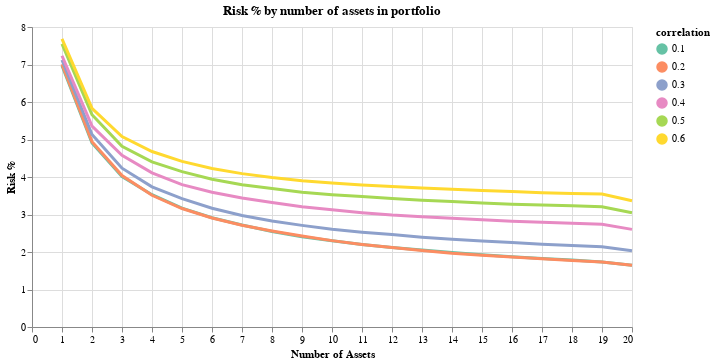

Notebook source saved alongside this figure:
### Code cell
plot_risk_level(simulated_data, 7)

### Figure 1 — Vega-Lite specification as saved in the notebook (floating-point values rounded to 4 significant figures)
{"$schema": "https://vega.github.io/schema/vega-lite/v2.6.0.json", "config": {"view": {"height": 300, "width": 400}}, "datasets": {"data-6f13e33bff392325c6b3859e80411ddc": [{"correlation": 0.1, "num_assets": 1, "risk": 6.965, "risk_level": 7}, {"correlation": 0.2, "num_assets": 1, "risk": 7.008, "risk_level": 7}, {"correlation": 0.3, "num_assets": 1, "risk": 7.119, "risk_level": 7}, {"correlation": 0.4, "num_assets": 1, "risk": 7.233, "risk_level": 7}, {"correlation": 0.5, "num_assets": 1, "risk": 7.549, "risk_level": 7}, {"correlation": 0.6, "num_assets": 1, "risk": 7.681, "risk_level": 7}, {"correlation": 0.1, "num_assets": 2, "risk": 4.907, "risk_level": 7}, {"correlation": 0.2, "num_assets": 2, "risk": 4.943, "risk_level": 7}, {"correlation": 0.3, "num_assets": 2, "risk": 5.133, "risk_level": 7}, {"correlation": 0.4, "num_assets": 2, "risk": 5.359, "risk_level": 7}, {"correlation": 0.5, "num_assets": 2, "risk": 5.661, "risk_level": 7}, {"correlation": 0.6, "num_assets": 2, "risk": 5.829, "risk_level": 7}, {"correlation": 0.1, "num_assets": 3, "risk": 4.013, "risk_level": 7}, {"correlation": 0.2, "num_assets": 3, "risk": 4.039, "risk_level": 7}, {"correlation": 0.3, "num_assets": 3, "risk": 4.235, "risk_level": 7}, {"correlation": 0.4, "num_assets": 3, "risk": 4.578, "risk_level": 7}, {"correlation": 0.5, "num_assets": 3, "risk": 4.817, "risk_level": 7}, {"correlation": 0.6, "num_assets": 3, "risk": 5.08, "risk_level": 7}, {"correlation": 0.1, "num_assets": 4, "risk": 3.527, "risk_level": 7}, {"correlation": 0.2, "num_assets": 4, "risk": 3.513, "risk_level": 7}, {"correlation": 0.3, "num_assets": 4, "risk": 3.738, "risk_level": 7}, {"correlation": 0.4, "num_assets": 4, "risk": 4.109, "risk_level": 7}, {"correlation": 0.5, "num_assets": 4, "risk": 4.403, "risk_level": 7}, {"correlation": 0.6, "num_assets": 4, "risk": 4.679, "risk_level": 7}, {"correlation": 0.1, "num_assets": 5, "risk": 3.171, "risk_level": 7}, {"correlation": 0.2, "num_assets": 5, "risk": 3.16, "risk_level": 7}, {"correlation": 0.3, "num_assets": 5, "risk": 3.425, "risk_level": 7}, {"correlation": 0.4, "num_assets": 5, "risk": 3.797, "risk_level": 7}, {"correlation": 0.5, "num_assets": 5, "risk": 4.143, "risk_level": 7}, {"correlation": 0.6, "num_assets": 5, "risk": 4.416, "risk_level": 7}, {"correlation": 0.1, "num_assets": 6, "risk": 2.913, "risk_level": 7}, {"correlation": 0.2, "num_assets": 6, "risk": 2.906, "risk_level": 7}, {"correlation": 0.3, "num_assets": 6, "risk": 3.168, "risk_level": 7}, {"correlation": 0.4, "num_assets": 6, "risk": 3.595, "risk_level": 7}, {"correlation": 0.5, "num_assets": 6, "risk": 3.939, "risk_level": 7}, {"correlation": 0.6, "num_assets": 6, "risk": 4.228, "risk_level": 7}, {"correlation": 0.1, "num_assets": 7, "risk": 2.719, "risk_level": 7}, {"correlation": 0.2, "num_assets": 7, "risk": 2.715, "risk_level": 7}, {"correlation": 0.3, "num_assets": 7, "risk": 2.973, "risk_level": 7}, {"correlation": 0.4, "num_assets": 7, "risk": 3.441, "risk_level": 7}, {"correlation": 0.5, "num_assets": 7, "risk": 3.794, "risk_level": 7}, {"correlation": 0.6, "num_assets": 7, "risk": 4.09, "risk_level": 7}, {"correlation": 0.1, "num_assets": 8, "risk": 2.547, "risk_level": 7}, {"correlation": 0.2, "num_assets": 8, "risk": 2.562, "risk_level": 7}, {"correlation": 0.3, "num_assets": 8, "risk": 2.828, "risk_level": 7}, {"correlation": 0.4, "num_assets": 8, "risk": 3.318, "risk_level": 7}, {"correlation": 0.5, "num_assets": 8, "risk": 3.692, "risk_level": 7}, {"correlation": 0.6, "num_assets": 8, "risk": 3.986, "risk_level": 7}, {"correlation": 0.1, "num_assets": 9, "risk": 2.407, "risk_level": 7}, {"correlation": 0.2, "num_assets": 9, "risk": 2.425, "risk_level": 7}, {"correlation": 0.3, "num_assets": 9, "risk": 2.71, "risk_level": 7}, {"correlation": 0.4, "num_assets": 9, "risk": 3.208, "risk_level": 7}, {"correlation": 0.5, "num_assets": 9, "risk": 3.595, "risk_level": 7}, {"correlation": 0.6, "num_assets": 9, "risk": 3.902, "risk_level": 7}, {"correlation": 0.1, "num_assets": 10, "risk": 2.297, "risk_level": 7}, {"correlation": 0.2, "num_assets": 10, "risk": 2.303, "risk_level": 7}, {"correlation": 0.3, "num_assets": 10, "risk": 2.607, "risk_level": 7}, {"correlation": 0.4, "num_assets": 10, "risk": 3.124, "risk_level": 7}, {"correlation": 0.5, "num_assets": 10, "risk": 3.529, "risk_level": 7}, {"correlation": 0.6, "num_assets": 10, "risk": 3.841, "risk_level": 7}, {"correlation": 0.1, "num_assets": 11, "risk": 2.199, "risk_level": 7}, {"correlation": 0.2, "num_assets": 11, "risk": 2.202, "risk_level": 7}, {"correlation": 0.3, "num_assets": 11, "risk": 2.53, "risk_level": 7}, {"correlation": 0.4, "num_assets": 11, "risk": 3.049, "risk_level": 7}, {"correlation": 0.5, "num_assets": 11, "risk": 3.478, "risk_level": 7}, {"correlation": 0.6, "num_assets": 11, "risk": 3.785, "risk_level": 7}, {"correlation": 0.1, "num_assets": 12, "risk": 2.117, "risk_level": 7}, {"correlation": 0.2, "num_assets": 12, "risk": 2.119, "risk_level": 7}, {"correlation": 0.3, "num_assets": 12, "risk": 2.464, "risk_level": 7}, {"correlation": 0.4, "num_assets": 12, "risk": 2.986, "risk_level": 7}, {"correlation": 0.5, "num_assets": 12, "risk": 3.425, "risk_level": 7}, {"correlation": 0.6, "num_assets": 12, "risk": 3.744, "risk_level": 7}, {"correlation": 0.1, "num_assets": 13, "risk": 2.053, "risk_level": 7}, {"correlation": 0.2, "num_assets": 13, "risk": 2.042, "risk_level": 7}, {"correlation": 0.3, "num_assets": 13, "risk": 2.392, "risk_level": 7}, {"correlation": 0.4, "num_assets": 13, "risk": 2.942, "risk_level": 7}, {"correlation": 0.5, "num_assets": 13, "risk": 3.381, "risk_level": 7}, {"correlation": 0.6, "num_assets": 13, "risk": 3.704, "risk_level": 7}, {"correlation": 0.1, "num_assets": 14, "risk": 1.989, "risk_level": 7}, {"correlation": 0.2, "num_assets": 14, "risk": 1.97, "risk_level": 7}, {"correlation": 0.3, "num_assets": 14, "risk": 2.338, "risk_level": 7}, {"correlation": 0.4, "num_assets": 14, "risk": 2.902, "risk_level": 7}, {"correlation": 0.5, "num_assets": 14, "risk": 3.347, "risk_level": 7}, {"correlation": 0.6, "num_assets": 14, "risk": 3.675, "risk_level": 7}, {"correlation": 0.1, "num_assets": 15, "risk": 1.93, "risk_level": 7}, {"correlation": 0.2, "num_assets": 15, "risk": 1.916, "risk_level": 7}, {"correlation": 0.3, "num_assets": 15, "risk": 2.294, "risk_level": 7}, {"correlation": 0.4, "num_assets": 15, "risk": 2.857, "risk_level": 7}, {"correlation": 0.5, "num_assets": 15, "risk": 3.309, "risk_level": 7}, {"correlation": 0.6, "num_assets": 15, "risk": 3.64, "risk_level": 7}, {"correlation": 0.1, "num_assets": 16, "risk": 1.873, "risk_level": 7}, {"correlation": 0.2, "num_assets": 16, "risk": 1.866, "risk_level": 7}, {"correlation": 0.3, "num_assets": 16, "risk": 2.252, "risk_level": 7}, {"correlation": 0.4, "num_assets": 16, "risk": 2.821, "risk_level": 7}, {"correlation": 0.5, "num_assets": 16, "risk": 3.276, "risk_level": 7}, {"correlation": 0.6, "num_assets": 16, "risk": 3.615, "risk_level": 7}, {"correlation": 0.1, "num_assets": 17, "risk": 1.828, "risk_level": 7}, {"correlation": 0.2, "num_assets": 17, "risk": 1.817, "risk_level": 7}, {"correlation": 0.3, "num_assets": 17, "risk": 2.208, "risk_level": 7}, {"correlation": 0.4, "num_assets": 17, "risk": 2.796, "risk_level": 7}, {"correlation": 0.5, "num_assets": 17, "risk": 3.252, "risk_level": 7}, {"correlation": 0.6, "num_assets": 17, "risk": 3.58, "risk_level": 7}, {"correlation": 0.1, "num_assets": 18, "risk": 1.784, "risk_level": 7}, {"correlation": 0.2, "num_assets": 18, "risk": 1.775, "risk_level": 7}, {"correlation": 0.3, "num_assets": 18, "risk": 2.174, "risk_level": 7}, {"correlation": 0.4, "num_assets": 18, "risk": 2.764, "risk_level": 7}, {"correlation": 0.5, "num_assets": 18, "risk": 3.233, "risk_level": 7}, {"correlation": 0.6, "num_assets": 18, "risk": 3.563, "risk_level": 7}, {"correlation": 0.1, "num_assets": 19, "risk": 1.733, "risk_level": 7}, {"correlation": 0.2, "num_assets": 19, "risk": 1.733, "risk_level": 7}, {"correlation": 0.3, "num_assets": 19, "risk": 2.139, "risk_level": 7}, {"correlation": 0.4, "num_assets": 19, "risk": 2.741, "risk_level": 7}, {"correlation": 0.5, "num_assets": 19, "risk": 3.209, "risk_level": 7}, {"correlation": 0.6, "num_assets": 19, "risk": 3.543, "risk_level": 7}, {"correlation": 0.1, "num_assets": 20, "risk": 1.646, "risk_level": 7}, {"correlation": 0.2, "num_assets": 20, "risk": 1.646, "risk_level": 7}, {"correlation": 0.3, "num_assets": 20, "risk": 2.032, "risk_level": 7}, {"correlation": 0.4, "num_assets": 20, "risk": 2.604, "risk_level": 7}, {"correlation": 0.5, "num_assets": 20, "risk": 3.049, "risk_level": 7}, {"correlation": 0.6, "num_assets": 20, "risk": 3.366, "risk_level": 7}]}, "layer": [{"data": {"name": "data-6f13e33bff392325c6b3859e80411ddc"}, "encoding": {"color": {"field": "correlation", "scale": {"scheme": "set2"}, "type": "nominal"}, "opacity": {"value": 0}, "x": {"axis": {"title": "Number of Assets"}, "field": "num_assets", "type": "quantitative"}, "y": {"axis": {"title": "Risk %"}, "field": "risk", "type": "quantitative"}}, "mark": "circle", "selection": {"selector002": {"empty": "all", "fields": ["correlation"], "nearest": true, "on": "mouseover", "resolve": "global", "type": "single"}}, "title": "Risk % by number of assets in portfolio", "width": 600}, {"data": {"name": "data-6f13e33bff392325c6b3859e80411ddc"}, "encoding": {"color": {"field": "correlation", "scale": {"scheme": "set2"}, "type": "nominal"}, "size": {"condition": {"selection": {"not": "selector002"}, "value": 1}, "value": 3}, "tooltip": [{"field": "correlation", "type": "quantitative"}], "x": {"axis": {"title": "Number of Assets"}, "field": "num_assets", "type": "quantitative"}, "y": {"axis": {"title": "Risk %"}, "field": "risk", "type": "quantitative"}}, "mark": "line"}]}
